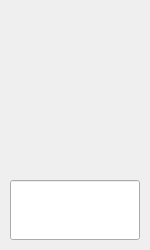
<?xml version="1.0" encoding="UTF-8"?>
<ui version="4.0">
 <class>TestDialog</class>
 <widget class="QDialog" name="TestDialog">
  <property name="geometry">
   <rect>
    <x>0</x>
    <y>0</y>
    <width>150</width>
    <height>250</height>
   </rect>
  </property>
  <property name="windowTitle">
   <string>TestDialog</string>
  </property>
  <widget class="QLabel" name="Label_Logo">
   <property name="geometry">
    <rect>
     <x>10</x>
     <y>10</y>
     <width>130</width>
     <height>160</height>
    </rect>
   </property>
   <property name="text">
    <string/>
   </property>
   <property name="pixmap">
    <pixmap resource="Resource.qrc">:/res/qt.png</pixmap>
   </property>
  </widget>
  <widget class="QLineEdit" name="lineEdit">
   <property name="geometry">
    <rect>
     <x>10</x>
     <y>180</y>
     <width>130</width>
     <height>60</height>
    </rect>
   </property>
   <property name="alignment">
    <set>Qt::AlignCenter</set>
   </property>
  </widget>
 </widget>
 <layoutdefault spacing="6" margin="11"/>
 <resources>
  <include location="Resource.qrc"/>
 </resources>
 <connections/>
</ui>
